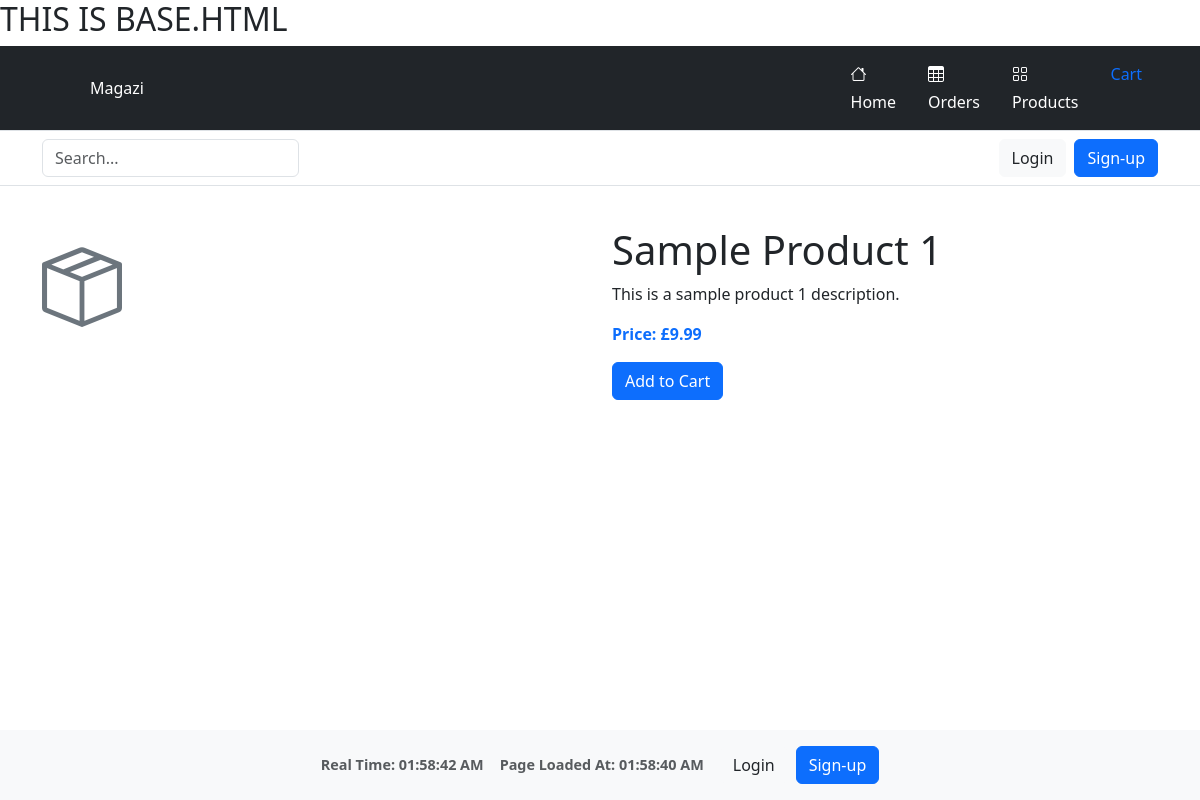
The page /products/1/ on the database as committed earlier.
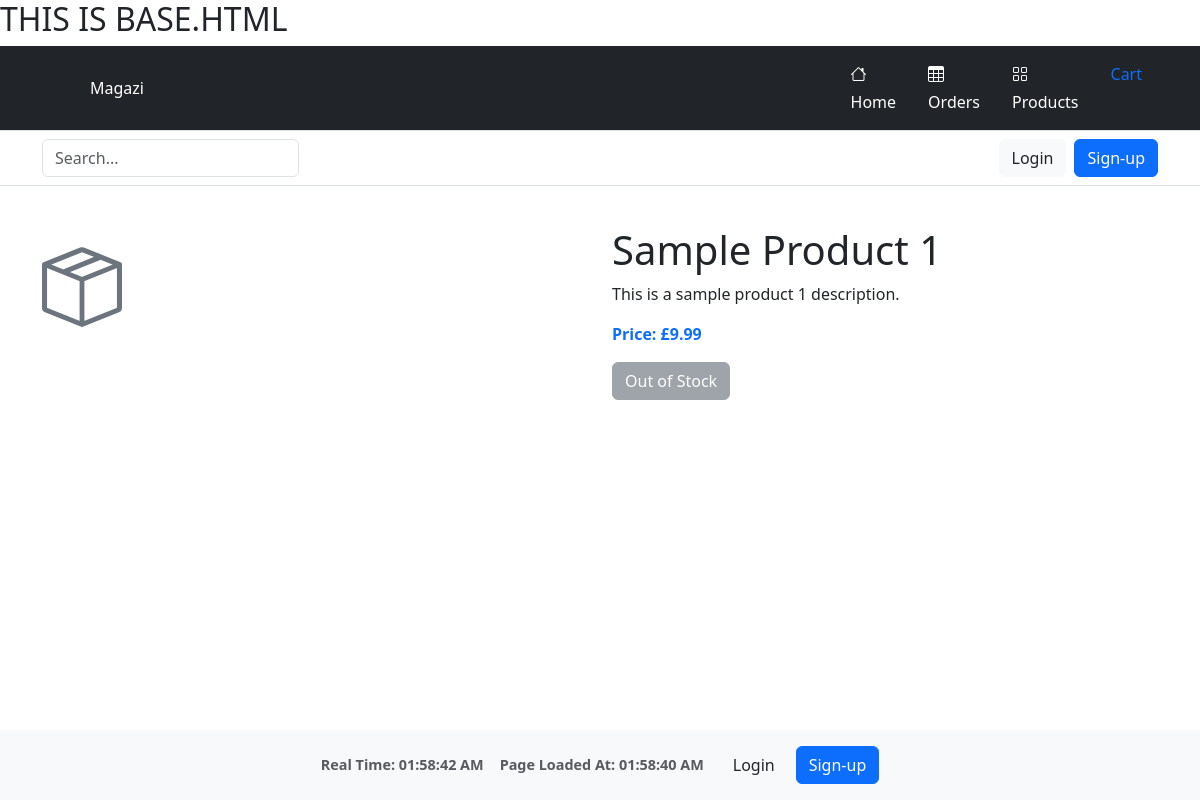
The same page on the database as committed later.
### products/views.py (the view)
# urls.py: path('<int:pk>/', views.product_detail, name='product_detail'),
def product_detail(request, pk):
    product = get_object_or_404(Product, pk=pk)
    return render(request, 'products/product_detail.html', {'product': product})

### cart/context.py (called while the page is built, shortened)
def cart_summary(request):
    cart = request.session.get('cart', {})
    cart_items = []
    total = 0
    return {'cart_total': total, 'cart_items': cart_items}

### products/templates/products/product_detail.html
{% extends "base.html" %}
{% load static %}
{% block extracss %}
    <link href="{% static 'css/products.css' %}" rel="stylesheet">
{% endblock %}
{% block content %}
<div class="container my-4">
    <div class="row">
        <div class="col-md-6">
            {% if product.image %}
                <img src="{{ product.image.url }}" class="img-fluid" alt="{{ product.name }}">
            {% else %}
                <i class="bi bi-box-seam" style="font-size: 5rem; color: #6c757d;"></i>
            {% endif %}
        </div>
        <div class="col-md-6">
            <h1>{{ product.name }}</h1>
            <p>{{ product.description }}</p>
            <p class="text-primary fw-bold">Price: £{{ product.price }}</p>
            {% if product.stock > 0 %}
                <a href="{% url 'cart:add_to_cart' product.id %}" class="btn btn-primary">Add to Cart</a>
            {% else %}
                <button class="btn btn-secondary" disabled>Out of Stock</button>
            {% endif %}
        </div>
    </div>
</div>
{% endblock %}

Rows that differ between the two databases and show on the page:
changed Product "Sample Product 1": stock 1 → 0 (drawn)
Other text that changed with them:
text no longer shown: "Add to Cart"
text now shown: "Out of Stock"
